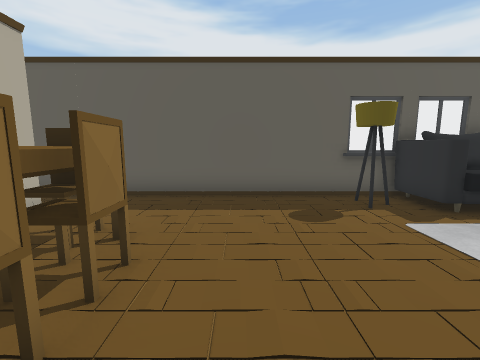
[1] (above)

21 first-person views from a walk through a 3-D level made in the Unity game engine. The camera is 1.5 m above the floor, tilts 8° down and sees 90° across. The floor is counted in squares, 1 m on a side. Each view is taken from the middle of a square. On the plan, view 1 faces up. The plan holds only what a view shows up to about 13 squares ahead; the rest is blank. The place goes on beyond the plan. The player is left out. Some animated figures are left out.

[2]
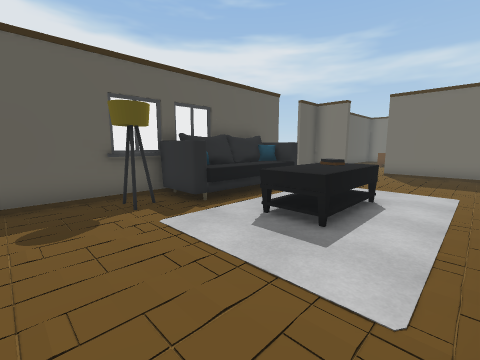

[3]
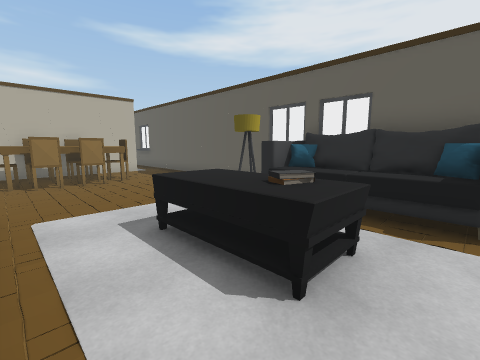

[4]
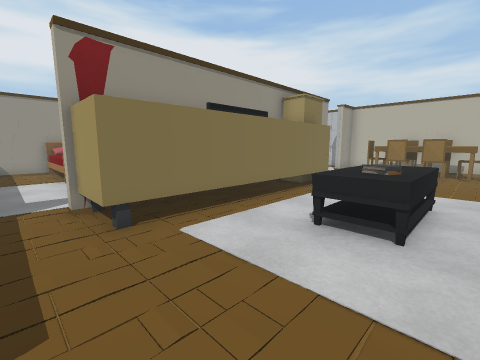

[5]
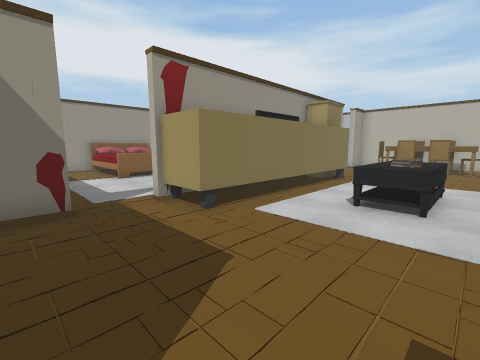

[6]
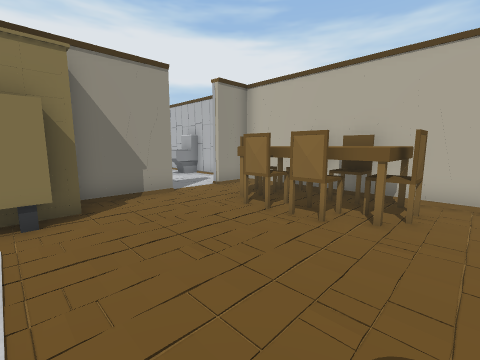

[7]
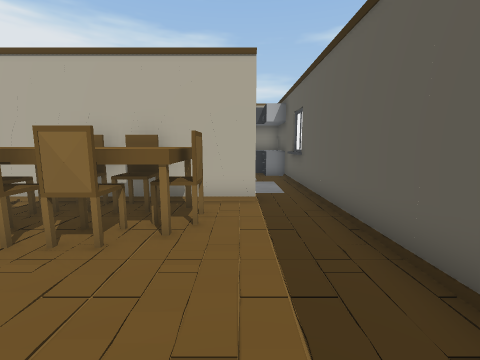

[8]
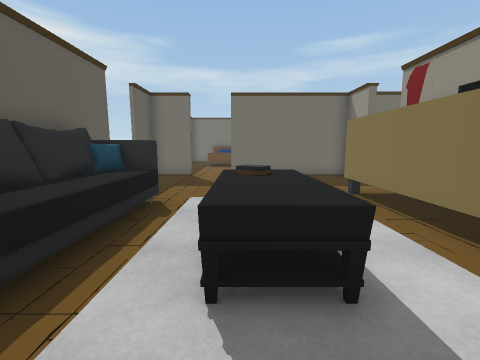

[9]
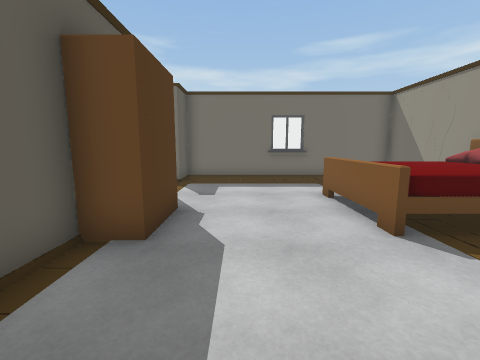

[10]
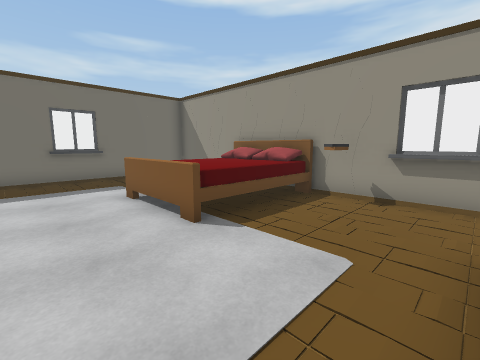

[11]
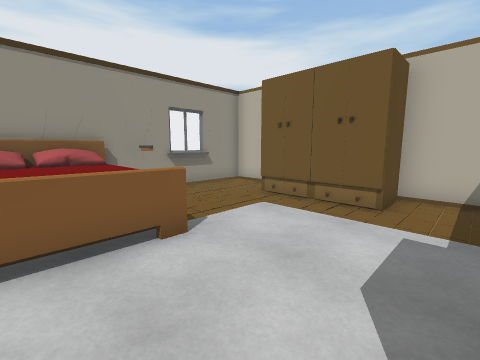

[12]
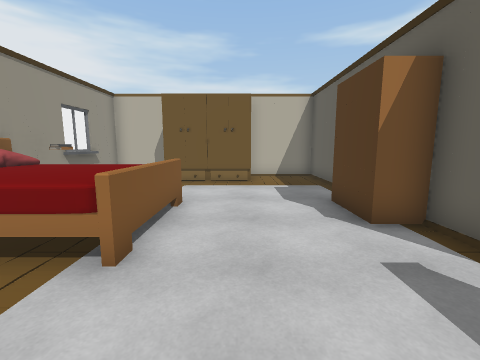

[13]
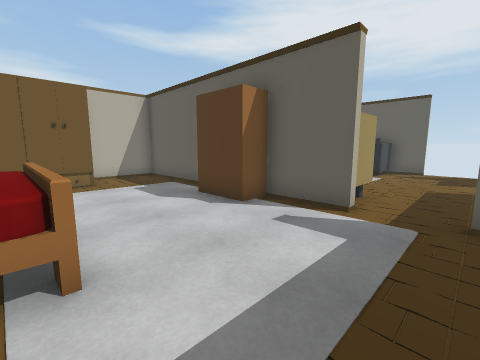

[14]
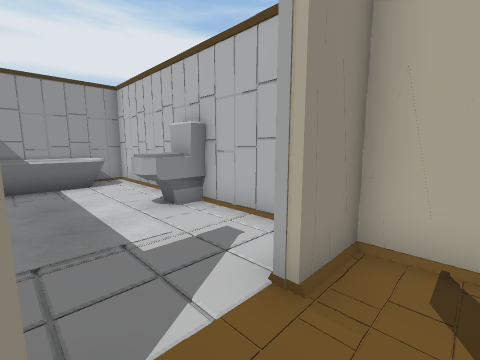

[15]
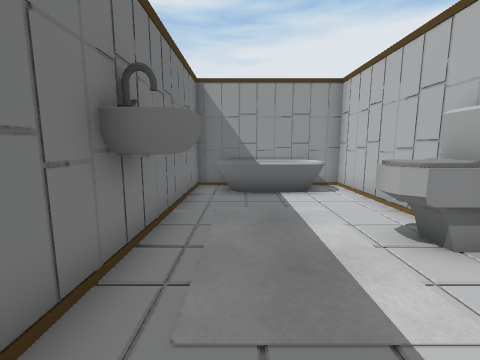

[16]
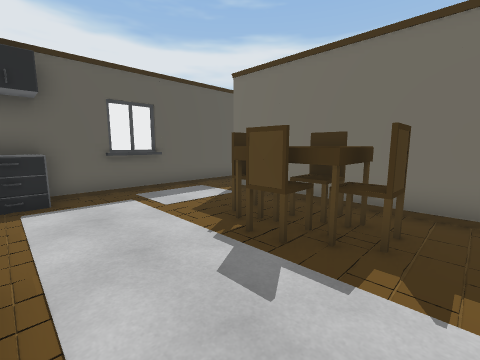

[17]
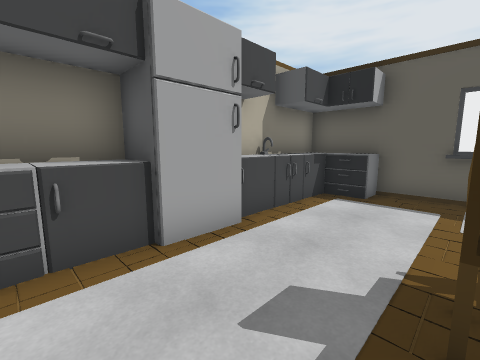

[18]
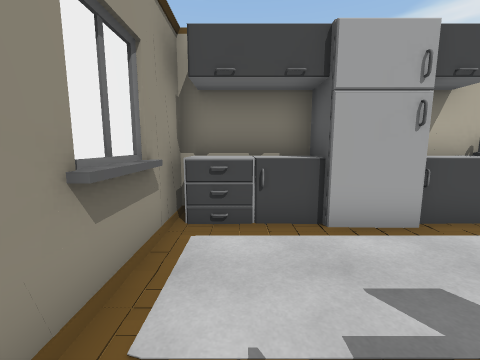

[19]
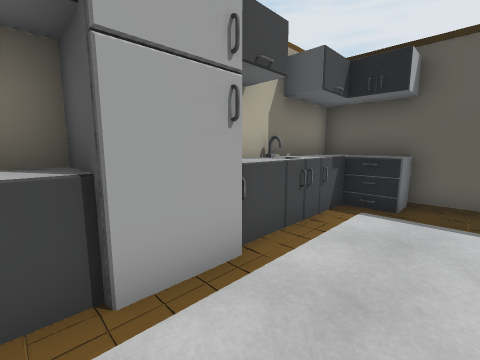

[20]
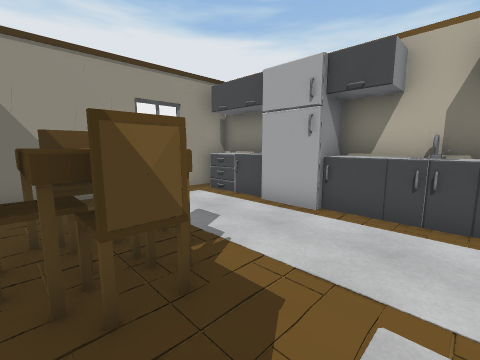

[21]
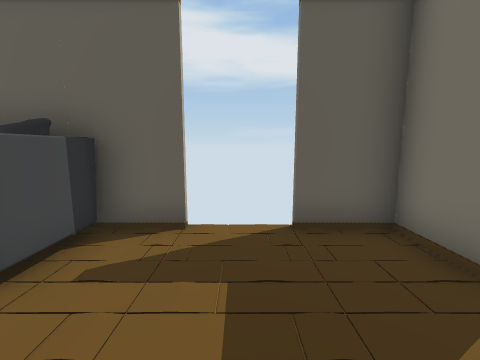

### Floor plan
Points are (right, up) in squares from view 1. A wall is a line through its corners. A room is listed if a view was taken in it or the views show most of it. See-through windows are left out.
Room 1 (views 1, 2, 3, 4, 5, 6, 7, 8, 14, 21)
walls: (3.5, -0.4) (10.8, -0.4) (10.8, -2.5); (4.5, 7.1) (3.4, 7.1); (4.4, 7.3) (3.3, 7.3); (2.6, 7.3) (-4.6, 7.3); (11.1, 7.3) (9.5, 7.3); (-1.1, -2.2) (1.6, -2.2); (12.9, -2.2) (14.8, -2.2) (14.8, 3.5); (-4.6, 5.5) (-4.6, -2.2) (-2.9, -2.2); (14.8, 5.4) (14.8, 7.3) (13, 7.3)
objects: other object (-4, 0); other object (-4, 1); other object (-4, 2) to (-4, 3); other object (-4, 4); other object (-3, 0); other object (-3, 4); other object (-2, 0); other object (-2, 1); other object (-2, 2) to (-2, 3); other object (-2, 4); other object (2, -2) to (2, -1); other object (3, 6) to (4, 6); other object (3, 7); other object (5, 2) to (8, 3); other object (5, 5) to (9, 7); other object (7, 3)
Room 2 (views 9, 10, 11, 12, 13)
walls: (6.6, -2.5) (3.5, -2.5); (11.1, -2.5) (8.5, -2.5); (10.1, -12.1) (14.6, -12.1) (14.6, -8.4); (14.4, -7.5) (14.4, -6.4); (14.6, -7.5) (14.6, -2.5) (13, -2.5); (3.4, -11.9) (4.6, -11.9); (14.8, -7.5) (14.8, -6.5); (3.4, -12.1) (6.9, -12.1); (1, -9.8) (1, -12.1) (2.6, -12.1); (1, -2.5) (1, -5.6)
objects: other object (2, -9) to (3, -9); other object (2, -8); other object (2, -8) to (3, -7); other object (2, -6) to (3, -6); other object (3, -12); other object (5, -12); other object (6, -11); other object (7, -12) to (10, -8); other object (7, -3); other object (15, -8); other object (15, -6)
Room 3 (view 15)
walls: (-4.8, -3.8) (-4.8, -12.4); (0.6, -12.4) (0.6, -4.5)
objects: other object (-4, -12) to (0, -11); other object (-4, -7) to (-3, -6); other object (0, -7) to (0, -6)
Room 4 (views 16, 17, 18, 19, 20)
walls: (-12.5, 0.6) (-12.5, -2.4); (-7.5, 7.1) (-8.6, 7.1); (-7, 7.3) (-10.6, 7.3); (-10.4, -2.2) (-9.4, -2.2); (-8.5, -2.4) (-5.9, -2.4); (-10.5, -2.4) (-9, -2.4); (-12.5, 7.4) (-12.5, 2.3); (-4.9, -1.1) (-4.9, 3.1); (-4.6, 7.3) (-6.6, 7.3)
objects: other object (-12, -2) to (-12, -1); other object (-12, 0); other object (-12, 1) to (-11, 1); other object (-12, 2) to (-11, 2); other object (-12, 3); other object (-12, 4) to (-12, 5); other object (-12, 6) to (-12, 7); other object (-11, -2); other object (-11, 6) to (-11, 7); other object (-9, -2); other object (-9, 7); other object (-8, 1) to (-8, 2); other object (-7, 0); other object (-7, 1) to (-7, 2); other object (-7, 3); other object (-7, 7); other object (-6, 1) to (-6, 2)
Room 5 (no view inside)
walls: (5.6, 7.3) (4.4, 7.3)
objects: other object (5, 7)

Where each view was taken, in squares from view 1:
view 1: 0 up, 0 right, facing up
view 2: 0 up, 1 right, facing up-right
view 3: 0 up, 9 right, facing up-left
view 4: 4 up, 12 right, facing down-left
view 5: 4 up, 14 right, facing down-left
view 6: 5 up, 3 right, facing down-left
view 7: 5 up, 2 right, facing left
view 8: 3 up, 3 right, facing right
view 9: 5 down, 3 right, facing right
view 10: 5 down, 3 right, facing down-right
view 11: 4 down, 9 right, facing down-left
view 12: 6 down, 13 right, facing left
view 13: 8 down, 13 right, facing up-left
view 14: 1 down, 1 left, facing down-left
view 15: 3 down, 1 left, facing down
view 16: 1 down, 11 left, facing up-right
view 17: 1 down, 8 left, facing up-left
view 18: 1 down, 7 left, facing left
view 19: 0 up, 9 left, facing up-left
view 20: 5 up, 6 left, facing down-left
view 21: 3 up, 12 right, facing up
